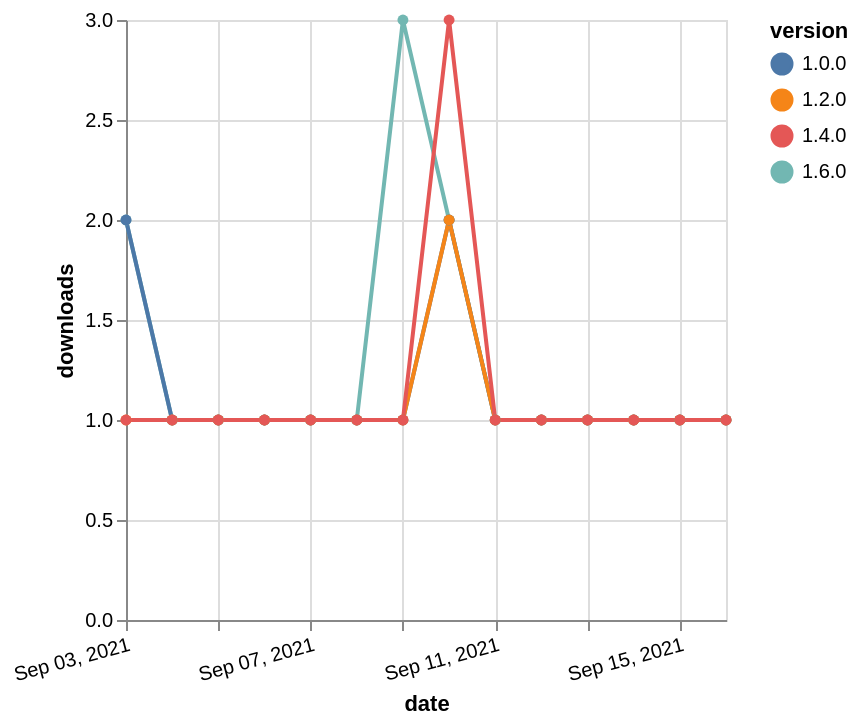

Express this chart as Vega-Lite.
### Vega-Lite specification from a JSON file in a GitHub repository (floating-point values rounded to 4 significant figures)
{"$schema": "https://vega.github.io/schema/vega-lite/v5.json", "description": "A simple bar chart with embedded data.", "data": {"values": [{"date": "2021-09-03", "total": 116, "delta": 2, "version": "1.6.0"}, {"date": "2021-09-04", "total": 117, "delta": 1, "version": "1.6.0"}, {"date": "2021-09-05", "total": 118, "delta": 1, "version": "1.6.0"}, {"date": "2021-09-06", "total": 119, "delta": 1, "version": "1.6.0"}, {"date": "2021-09-07", "total": 120, "delta": 1, "version": "1.6.0"}, {"date": "2021-09-08", "total": 121, "delta": 1, "version": "1.6.0"}, {"date": "2021-09-09", "total": 124, "delta": 3, "version": "1.6.0"}, {"date": "2021-09-10", "total": 126, "delta": 2, "version": "1.6.0"}, {"date": "2021-09-11", "total": 127, "delta": 1, "version": "1.6.0"}, {"date": "2021-09-12", "total": 128, "delta": 1, "version": "1.6.0"}, {"date": "2021-09-13", "total": 129, "delta": 1, "version": "1.6.0"}, {"date": "2021-09-14", "total": 130, "delta": 1, "version": "1.6.0"}, {"date": "2021-09-15", "total": 131, "delta": 1, "version": "1.6.0"}, {"date": "2021-09-16", "total": 132, "delta": 1, "version": "1.6.0"}, {"date": "2021-09-03", "total": 175, "delta": 2, "version": "1.0.0"}, {"date": "2021-09-04", "total": 176, "delta": 1, "version": "1.0.0"}, {"date": "2021-09-05", "total": 177, "delta": 1, "version": "1.0.0"}, {"date": "2021-09-06", "total": 178, "delta": 1, "version": "1.0.0"}, {"date": "2021-09-07", "total": 179, "delta": 1, "version": "1.0.0"}, {"date": "2021-09-08", "total": 180, "delta": 1, "version": "1.0.0"}, {"date": "2021-09-09", "total": 181, "delta": 1, "version": "1.0.0"}, {"date": "2021-09-10", "total": 183, "delta": 2, "version": "1.0.0"}, {"date": "2021-09-11", "total": 184, "delta": 1, "version": "1.0.0"}, {"date": "2021-09-12", "total": 185, "delta": 1, "version": "1.0.0"}, {"date": "2021-09-13", "total": 186, "delta": 1, "version": "1.0.0"}, {"date": "2021-09-14", "total": 187, "delta": 1, "version": "1.0.0"}, {"date": "2021-09-15", "total": 188, "delta": 1, "version": "1.0.0"}, {"date": "2021-09-16", "total": 189, "delta": 1, "version": "1.0.0"}, {"date": "2021-09-03", "total": 150, "delta": 1, "version": "1.2.0"}, {"date": "2021-09-04", "total": 151, "delta": 1, "version": "1.2.0"}, {"date": "2021-09-05", "total": 152, "delta": 1, "version": "1.2.0"}, {"date": "2021-09-06", "total": 153, "delta": 1, "version": "1.2.0"}, {"date": "2021-09-07", "total": 154, "delta": 1, "version": "1.2.0"}, {"date": "2021-09-08", "total": 155, "delta": 1, "version": "1.2.0"}, {"date": "2021-09-09", "total": 156, "delta": 1, "version": "1.2.0"}, {"date": "2021-09-10", "total": 158, "delta": 2, "version": "1.2.0"}, {"date": "2021-09-11", "total": 159, "delta": 1, "version": "1.2.0"}, {"date": "2021-09-12", "total": 160, "delta": 1, "version": "1.2.0"}, {"date": "2021-09-13", "total": 161, "delta": 1, "version": "1.2.0"}, {"date": "2021-09-14", "total": 162, "delta": 1, "version": "1.2.0"}, {"date": "2021-09-15", "total": 163, "delta": 1, "version": "1.2.0"}, {"date": "2021-09-16", "total": 164, "delta": 1, "version": "1.2.0"}, {"date": "2021-09-03", "total": 172, "delta": 1, "version": "1.4.0"}, {"date": "2021-09-04", "total": 173, "delta": 1, "version": "1.4.0"}, {"date": "2021-09-05", "total": 174, "delta": 1, "version": "1.4.0"}, {"date": "2021-09-06", "total": 175, "delta": 1, "version": "1.4.0"}, {"date": "2021-09-07", "total": 176, "delta": 1, "version": "1.4.0"}, {"date": "2021-09-08", "total": 177, "delta": 1, "version": "1.4.0"}, {"date": "2021-09-09", "total": 178, "delta": 1, "version": "1.4.0"}, {"date": "2021-09-10", "total": 181, "delta": 3, "version": "1.4.0"}, {"date": "2021-09-11", "total": 182, "delta": 1, "version": "1.4.0"}, {"date": "2021-09-12", "total": 183, "delta": 1, "version": "1.4.0"}, {"date": "2021-09-13", "total": 184, "delta": 1, "version": "1.4.0"}, {"date": "2021-09-14", "total": 185, "delta": 1, "version": "1.4.0"}, {"date": "2021-09-15", "total": 186, "delta": 1, "version": "1.4.0"}, {"date": "2021-09-16", "total": 187, "delta": 1, "version": "1.4.0"}]}, "width": "container", "mark": {"type": "line", "point": {"filled": true}}, "encoding": {"x": {"field": "date", "type": "temporal", "timeUnit": "yearmonthdate", "title": "date", "axis": {"labelAngle": -15}}, "y": {"field": "delta", "type": "quantitative", "title": "downloads"}, "color": {"field": "version", "type": "nominal"}, "tooltip": {"field": "delta"}}}
